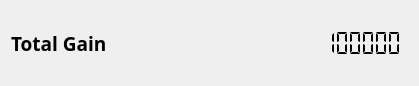
<?xml version="1.0" encoding="UTF-8"?>
<ui version="4.0">
 <class>LedCtrl</class>
 <widget class="QWidget" name="LedCtrl">
  <property name="geometry">
   <rect>
    <x>0</x>
    <y>0</y>
    <width>419</width>
    <height>86</height>
   </rect>
  </property>
  <property name="windowTitle">
   <string>Form</string>
  </property>
  <layout class="QHBoxLayout" name="horizontalLayout">
   <item>
    <widget class="QLabel" name="label">
     <property name="sizePolicy">
      <sizepolicy hsizetype="Preferred" vsizetype="Preferred">
       <horstretch>0</horstretch>
       <verstretch>0</verstretch>
      </sizepolicy>
     </property>
     <property name="font">
      <font>
       <family>Sans Serif</family>
       <pointsize>14</pointsize>
       <weight>75</weight>
       <bold>true</bold>
      </font>
     </property>
     <property name="text">
      <string>Total Gain</string>
     </property>
     <property name="textFormat">
      <enum>Qt::PlainText</enum>
     </property>
    </widget>
   </item>
   <item>
    <widget class="QLCDNumber" name="lcdNumber">
     <property name="sizePolicy">
      <sizepolicy hsizetype="Preferred" vsizetype="Preferred">
       <horstretch>0</horstretch>
       <verstretch>0</verstretch>
      </sizepolicy>
     </property>
     <property name="frameShape">
      <enum>QFrame::NoFrame</enum>
     </property>
     <property name="frameShadow">
      <enum>QFrame::Plain</enum>
     </property>
     <property name="lineWidth">
      <number>0</number>
     </property>
     <property name="smallDecimalPoint">
      <bool>false</bool>
     </property>
     <property name="digitCount">
      <number>14</number>
     </property>
     <property name="segmentStyle">
      <enum>QLCDNumber::Flat</enum>
     </property>
     <property name="value" stdset="0">
      <double>2201234.009999999776483</double>
     </property>
    </widget>
   </item>
  </layout>
 </widget>
 <resources/>
 <connections/>
</ui>
